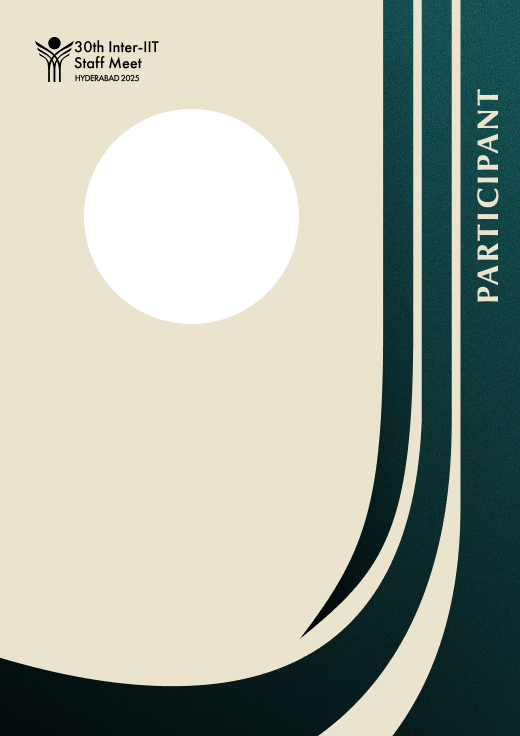
#> input picture id_card_gen/ID STAFF FRONT.png, 520 x 736 px
$ python main.py
#> lines starting #> are read from the running program, lines starting #| are printed output that depends on the picture
from PIL import Image, ImageDraw, ImageFont

with Image.open("ID STAFF FRONT.png") as id_card_img:

#> id_card_img is the input picture: PIL image 520x736 RGBA; mean R, G, B, A 171.6, 177.9, 164.8, 255
    draw = ImageDraw.Draw(id_card_img)
    font = ImageFont.truetype("NeueHaasGrotText-55Roman-Trial.otf", size=24)
    font_bold = ImageFont.truetype("NeueHaasGrotText-75Bold-Trial.otf", size=24)

    draw.text((65, 400), "Rayan HalderRayan Rayan Rayan Rayan Rayan Rayan Rayan ", fill=(0,0,0), font=font_bold)
    draw.text((65, 450), "IIT Hyderabad", fill=(0,0,0), font=font_bold)

    id_card_img.show()
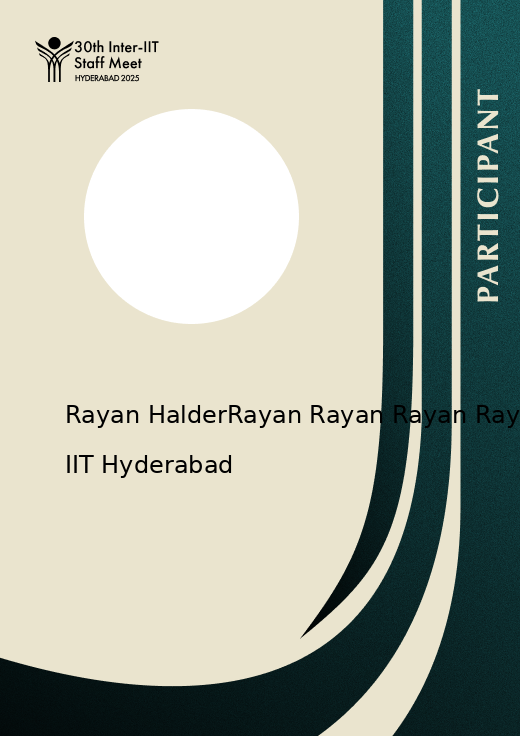
#> shown: PIL image 520x736 RGBA; mean R, G, B, A 170, 176.2, 163.3, 255
